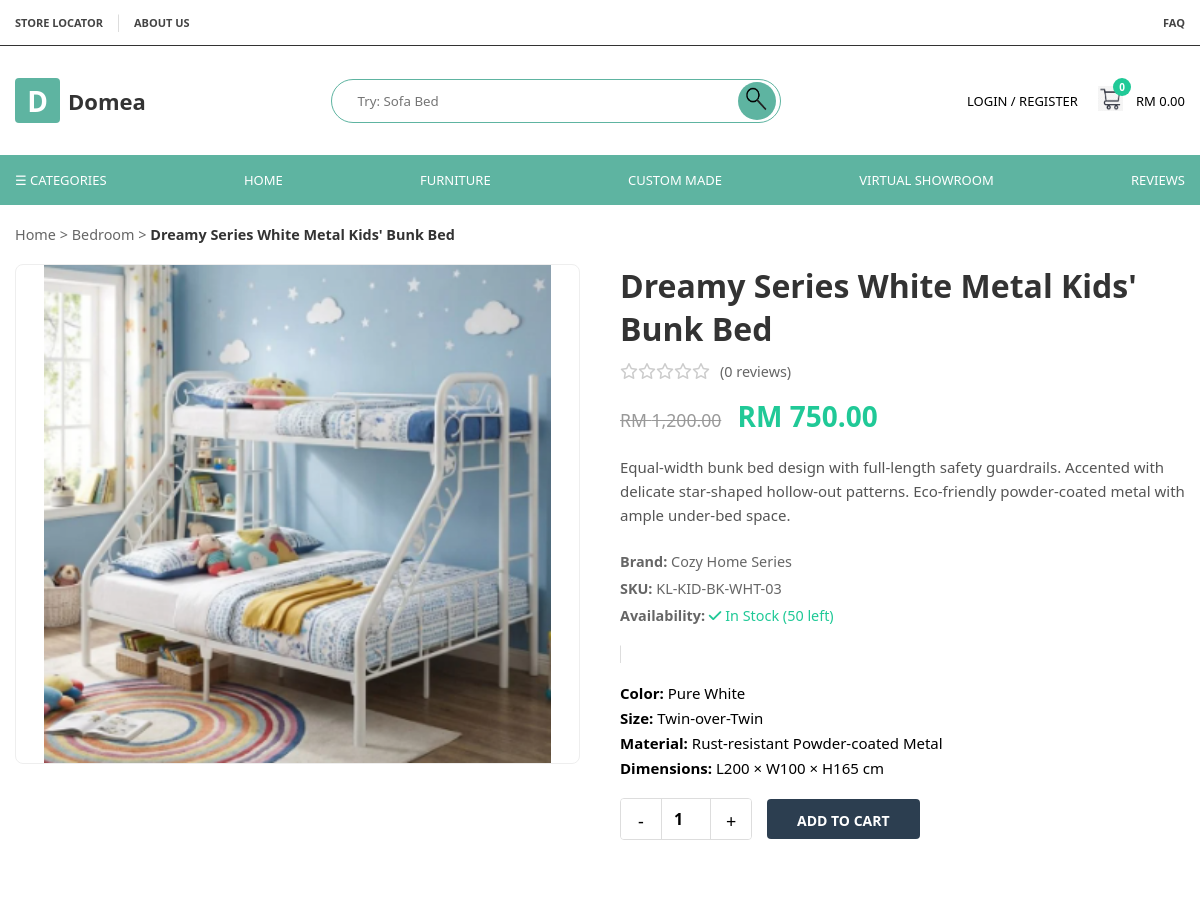
The page /PRODUCT_DETAILS.php?id=9 on the database its author committed.
### tables this page shows
CREATE TABLE `products` (
  `product_id` int(11) NOT NULL,
  `category_id` int(11) NOT NULL,
  `product_name` varchar(255) NOT NULL,
  `description` text DEFAULT NULL,
  `price` decimal(10,2) NOT NULL DEFAULT 0.00,
  `stock_quantity` int(11) DEFAULT 0,
  `product_image` varchar(255) DEFAULT 'default_product.png',
  `image_gallery_1` varchar(255) DEFAULT NULL,
  `image_gallery_2` varchar(255) DEFAULT NULL,
  `image_gallery_3` varchar(255) DEFAULT NULL,
  `status` enum('Active','Inactive') DEFAULT 'Active',
  `created_at` timestamp NOT NULL DEFAULT current_timestamp(),
  `brand` varchar(100) DEFAULT NULL,
  `tags` varchar(255) DEFAULT NULL,
  `compare_at_price` decimal(10,2) DEFAULT 0.00,
  `cost_price` decimal(10,2) DEFAULT 0.00,
  `sku` varchar(50) DEFAULT NULL,
  `low_stock_alert` int(11) DEFAULT 5,
  `variants_color` varchar(100) DEFAULT NULL,
  `variants_size` varchar(100) DEFAULT NULL,
  `variants_material` varchar(100) DEFAULT NULL,
  `weight` decimal(10,2) DEFAULT 0.00,
  `dimensions` varchar(50) DEFAULT NULL
);

CREATE TABLE `categories` (
  `category_id` int(11) NOT NULL,
  `category_name` varchar(50) NOT NULL,
  `category_image` varchar(255) DEFAULT 'default_category.png',
  `status` enum('Active','Inactive') DEFAULT 'Active',
  `created_at` timestamp NOT NULL DEFAULT current_timestamp()
);

### PRODUCT_DETAILS.php (the view, shortened to what this page needs)
<?php
include 'db_conn.php';
$product_id = intval($_GET['id']);
$sql = "SELECT p.*, c.category_name
        FROM products p
        LEFT JOIN categories c ON p.category_id = c.category_id
        WHERE p.product_id = '$product_id'";
$result = $conn->query($sql);
$product = $result->fetch_assoc();
$sql_rating = "SELECT AVG(rating) as avg_rating, COUNT(*) as total_reviews
               FROM reviews
               WHERE product_id = '$product_id'";
$rating_result = $conn->query($sql_rating);
$rating_data = $rating_result->fetch_assoc();
$avg_rating = round($rating_data['avg_rating'] ?? 0, 1);
$total_reviews = $rating_data['total_reviews'];
?>
<!DOCTYPE html>
<html lang="en">
<head>
    <link rel="stylesheet" href="style.css">
    <link rel="stylesheet" href="product_details.css">
    <link rel="stylesheet" href="https://cdnjs.cloudflare.com/ajax/libs/font-awesome/6.4.2/css/all.min.css">
</head>
<body>
    <?php include 'navbar.php'; ?>
    <div class="page-content">
        <div class="container main-product-container">
            <div class="breadcrumb" style="margin-bottom: 20px; color: #666; font-size: 0.9rem;">
                <a href="HOME.php" style="text-decoration:none; color:#666;">Home</a> &gt;
                <?php
                if (isset($_GET['from']) && $_GET['from'] == 'furniture') {
                    echo '<a href="FURNITURE.php" style="text-decoration:none; color:#666;">Furniture</a>';
                } elseif (isset($_GET['from']) && $_GET['from'] == 'cart') {
                    echo '<a href="CART.php" style="text-decoration:none; color:#666;">Shopping Cart</a>';
                } else {
                    echo '<a href="CATEGORY_PRODUCTS.php?category=' . urlencode($product['category_name']) . '" style="text-decoration:none; color:#666;">' . htmlspecialchars($product['category_name']) . '</a>';
                }
                ?>
                &gt;
                <span style="color:#333; font-weight:bold;"><?php echo htmlspecialchars($product['product_name']); ?></span>
            </div>
            <div class="product-detail-wrapper" style="display: grid; grid-template-columns: 1fr 1fr; gap: 40px;">
                <div class="gallery-section">
                    <div class="main-image-box">
                        <img id="mainImage" src="img/<?php echo htmlspecialchars($product['product_image']); ?>" alt="Main Product">
                    </div>
                </div>
                <div class="info-section">
                    <h1 class="product-title" style="font-size: 2rem; margin-bottom: 10px;"><?php echo htmlspecialchars($product['product_name']); ?></h1>
                    <div class="rating-box" style="margin-bottom: 15px; color: #f1c40f;">
                        <div class="stars" style="display:inline-block;">
                            <?php
                            for($i=1; $i<=5; $i++) {
                                if($i <= $avg_rating) echo '<i class="fa-solid fa-star"></i>';
                                elseif($i - 0.5 <= $avg_rating) echo '<i class="fa-solid fa-star-half-stroke"></i>';
                                else echo '<i class="fa-regular fa-star" style="color:#ccc;"></i>';
                            }
                            ?>
                        </div>
                        <span class="review-count" style="color:#666; font-size:0.9rem;">(<?php echo $total_reviews; ?> reviews)</span>
                    </div>
                    <div class="price-box" style="font-size: 1.5rem; margin-bottom: 20px;">
                        <?php if($product['compare_at_price'] > $product['price']): ?>
                            <span class="old-price" style="text-decoration: line-through; color: #999; font-size: 1.1rem; margin-right: 10px;">RM <?php echo number_format($product['compare_at_price'], 2); ?></span>
                        <?php endif; ?>
                        <span class="current-price" style="color: #20c997; font-weight: bold;">RM <?php echo number_format($product['price'], 2); ?></span>
                    </div>
                    <div class="description-box" style="margin-bottom: 25px; line-height: 1.6; color: #555;">
                        <?php echo nl2br(htmlspecialchars_decode($product['description'])); ?>
                    </div>
                    <div class="meta-info" style="font-size: 0.9rem; color: #666; margin-bottom: 20px;">
                        <?php if(!empty($product['brand'])): ?>
                            <div class="meta-item"><strong>Brand:</strong> <?php echo htmlspecialchars($product['brand']); ?></div>
                        <?php endif; ?>
                        <?php if(!empty($product['sku'])): ?>
                            <div class="meta-item"><strong>SKU:</strong> <?php echo htmlspecialchars($product['sku']); ?></div>
                        <?php endif; ?>
                        <div class="meta-item" style="margin-top: 5px;">
                            <strong>Availability:</strong>
                            <?php if($product['stock_quantity'] > 0): ?>
                                <span style="color: #20c997;"><i class="fa-solid fa-check"></i> In Stock (<?php echo $product['stock_quantity']; ?> left)</span>
                            <?php else: ?>
                                <span style="color: #e74c3c;"><i class="fa-solid fa-xmark"></i> Out of Stock</span>
                            <?php endif; ?>
                        </div>
                    </div>
                    <div class="variants-box" style="margin-bottom: 20px;">
                        <?php if(!empty($product['variants_color'])): ?>
                            <div class="variant-row" style="margin-bottom: 5px;">
                                <strong>Color:</strong> <?php echo htmlspecialchars($product['variants_color']); ?>
                            </div>
                        <?php endif; ?>
                        <?php if(!empty($product['variants_size'])): ?>
                            <div class="variant-row" style="margin-bottom: 5px;">
                                <strong>Size:</strong> <?php echo htmlspecialchars($product['variants_size']); ?>
                            </div>
                        <?php endif; ?>
                        <?php if(!empty($product['variants_material'])): ?>
                            <div class="variant-row" style="margin-bottom: 5px;">
                                <strong>Material:</strong> <?php echo htmlspecialchars($product['variants_material']); ?>
                            </div>
                        <?php endif; ?>
                        <?php if(!empty($product['dimensions'])): ?>
                            <div class="variant-row" style="margin-bottom: 5px;">
                                <strong>Dimensions:</strong> <?php echo htmlspecialchars($product['dimensions']); ?>
                            </div>
                        <?php endif; ?>
                    </div>
                    <form action="add_to_cart.php" method="POST" class="add-cart-form" style="display: flex; gap: 15px; align-items: center;">
                        <div class="qty-wrapper" style="display: flex; border: 1px solid #ddd; border-radius: 4px;">
                            <button type="button" onclick="updateQty(-1)" style="border:none; background:white; padding: 10px 15px; cursor:pointer;">-</button>
                            <input type="number" name="quantity" id="qtyInput" value="1" min="1" max="<?php echo max(1, $product['stock_quantity']); ?>" style="width: 50px; text-align: center; border: none; border-left: 1px solid #ddd; border-right: 1px solid #ddd;" readonly>
                            <button type="button" onclick="updateQty(1)" style="border:none; background:white; padding: 10px 15px; cursor:pointer;">+</button>
                        </div>
                        <?php if($product['stock_quantity'] > 0): ?>
                            <button type="submit" class="btn-add-cart" style="background: #2c3e50; color: white; border: none; padding: 12px 30px; border-radius: 4px; font-weight: bold; cursor: pointer; transition: 0.3s;">ADD TO CART</button>
                        <?php else: ?>
                            <button type="button" class="btn-add-cart disabled" style="background: #ccc; color: white; border: none; padding: 12px 30px; border-radius: 4px; font-weight: bold; cursor: not-allowed;" disabled>OUT OF STOCK</button>
                        <?php endif; ?>
                    </form>
                </div>
            </div>
        </div>
    </div>
</body>
</html>

### style.css (style rules this page uses)
* { margin: 0; padding: 0; box-sizing: border-box; font-family: 'Segoe UI', Tahoma, Geneva, Verdana, sans-serif; }
.container { max-width: 1300px; margin: 0 auto; padding: 0 15px; height: 100%; }
.page-content { margin-top: 205px; background: white; }

### product_details.css (style rules this page uses)
.main-product-container { padding-top: 20px; padding-bottom: 60px; }
.breadcrumb { font-size: 14px; color: #666; margin-bottom: 30px; }
.breadcrumb a { text-decoration: none; color: #333; }
.product-detail-wrapper { display: flex; gap: 50px; flex-wrap: wrap; }
.gallery-section { flex: 1; min-width: 400px; }
.main-image-box { width: 100%; height: 500px; background-color: #f8f8f8; border: 1px solid #eee; border-radius: 8px; display: flex; align-items: center; justify-content: center; margin-bottom: 20px; overflow: hidden; }
.main-image-box img { max-width: 100%; max-height: 100%; object-fit: contain; }
.info-section { flex: 1; min-width: 350px; }
.product-title { font-size: 32px; font-weight: 700; color: #333; margin-bottom: 15px; }
.rating-box { display: flex; align-items: center; gap: 10px; margin-bottom: 20px; }
.review-count { font-size: 14px; color: #777; }
.price-box { margin-bottom: 25px; }
.old-price { text-decoration: line-through; color: #999; font-size: 18px; margin-right: 15px; }
.current-price { font-size: 28px; color: #5eb4a1; font-weight: bold; }
.description-box { font-size: 15px; color: #555; line-height: 1.7; margin-bottom: 30px; }
.meta-info { font-size: 14px; color: #666; margin-bottom: 20px; }
.meta-item { margin-bottom: 8px; }
.variants-box { margin-bottom: 20px; }
.variant-row { margin-bottom: 10px; font-size: 15px; }
.add-cart-form { display: flex; gap: 20px; align-items: center; }
.qty-wrapper { display: flex; border: 1px solid #ddd; border-radius: 4px; overflow: hidden; }
.qty-wrapper button { background: #f1f1f1; border: none; width: 40px; height: 40px; font-size: 18px; cursor: pointer; }
.qty-wrapper input { width: 50px; border: none; text-align: center; font-weight: bold; font-size: 16px; outline: none; }
.btn-add-cart { background-color: #5eb4a1; color: white; border: none; padding: 0 40px; height: 40px; border-radius: 25px; font-weight: 700; cursor: pointer; transition: background 0.3s; font-size: 14px; }

### PRODUCT_DETAILS.php (style rules this page uses)
.gallery-section { display: flex; flex-direction: column; gap: 15px; }
.main-image-box { width: 100%; background-color: #fff; border: 1px solid #eee; border-radius: 8px; overflow: hidden; display: flex; align-items: center; justify-content: center; aspect-ratio: 1/1; }
.main-image-box img { width: 100%; height: 100%; object-fit: contain; }

### rows shown on the page
products: category.category_name "Bedroom", product_name "Dreamy Series White Metal Kids' Bunk Bed", product_image (picture), compare_at_price "1,200.00", price "750.00", description "Equal-width bunk bed design with full-length safety guardrails. Accented with delicate star-shaped hollow-out patterns. Eco-friendly powder-coated metal with ample under-bed space.", brand "Cozy Home Series", sku "KL-KID-BK-WHT-03", stock_quantity "50", variants_color "Pure White", variants_size "Twin-over-Twin", variants_material "Rust-resistant Powder-coated Metal", dimensions "L200 × W100 × H165 cm"

### other values the page prints
$nav_cart_count "0"
$nav_cart_total "0.00"
$total_reviews "0"
